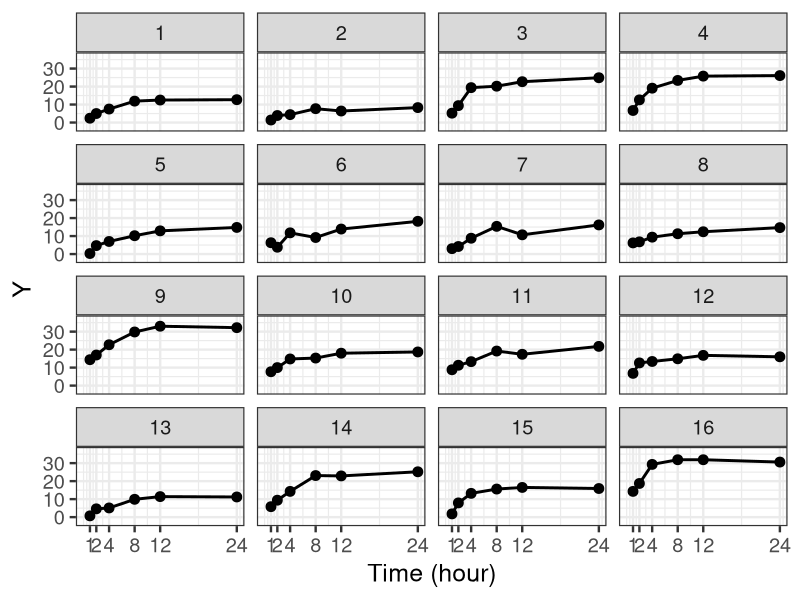

Write R code to recreate this figure.
library(ggplot2)

d <- read.csv(file='input/data-conc-2.txt')
Time_tbl <- Time <- c(1, 2, 4, 8, 12, 24)
names(Time_tbl) <- paste0('Time', Time)
d <- reshape2::melt(d, id='PersonID', variable.name='Time', value.name='Y')
d$Time <- Time_tbl[d$Time]

p <- ggplot(data=d, aes(x=Time, y=Y))
p <- p + theme_bw(base_size=18)
p <- p + facet_wrap(~PersonID)
p <- p + geom_line(size=1)
p <- p + geom_point(size=3)
p <- p + labs(x='Time (hour)', y='Y')
p <- p + scale_x_continuous(breaks=Time, limit=c(0,24))
p <- p + scale_y_continuous(breaks=seq(0,40,10), limit=c(-3,37))
ggsave(file='output/fig8-7-left.png', plot=p, dpi=300, w=8, h=7)
